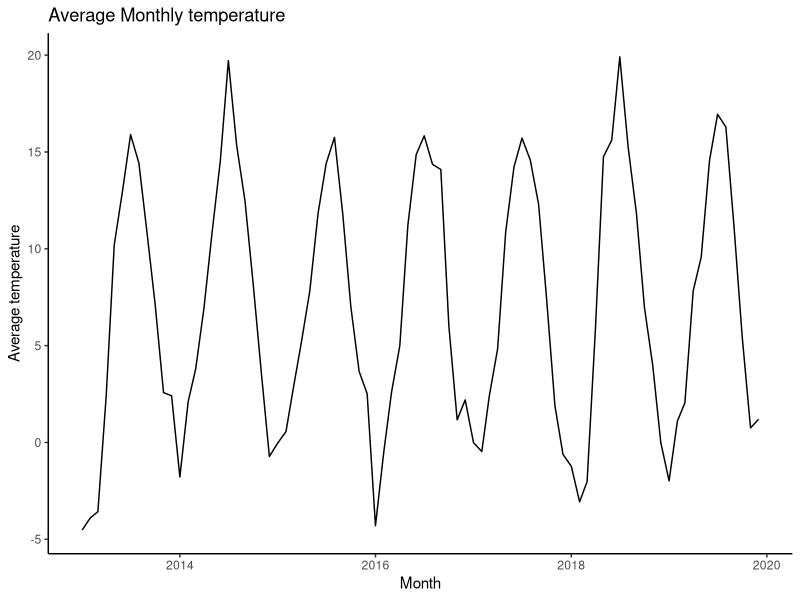
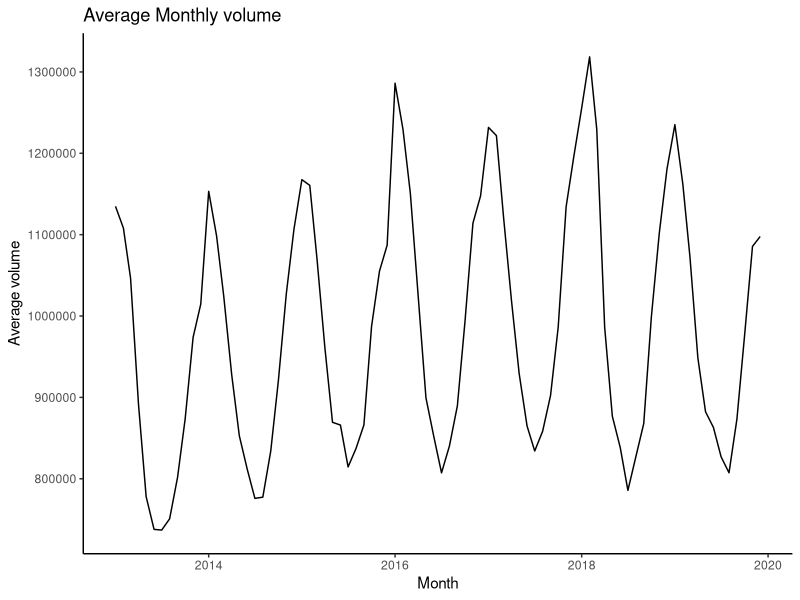
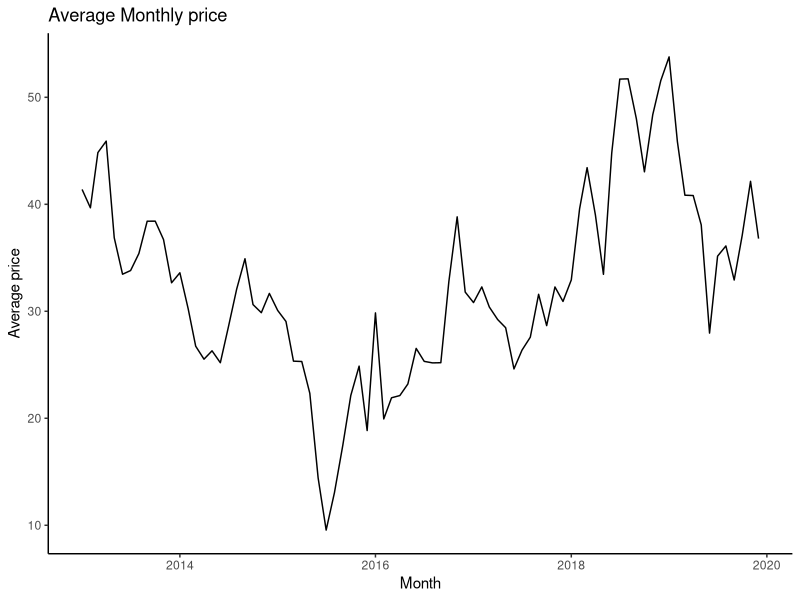
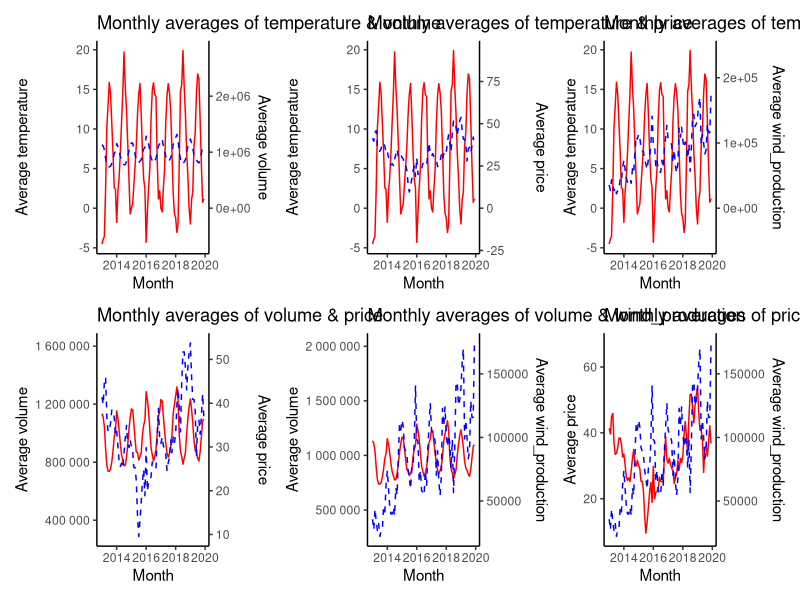

R code for these plots, in order:
## ---- chunk 1
# Loading required packages.
library(tidyverse)  # loads ggplot2, dplyr, readr
library(lubridate)  # for date/time manipulation
library(patchwork)  # to combine plots into a single plot
## ---- chunk 2
# Loading in the data
df <- read_csv("elmarket_13_19.csv")
## ---- chunk 3
# Creating a function that plots the average monthly data of a specified variable.
plot_avg_monthly <- function(data, variable) {
  
  # Check if the specified variable is valid
  if (variable %in% names(data)) {
    
    # Extract year and month, calculate the average per month
    avg_data <- data %>%
      mutate(year_month = floor_date(date, "month")) %>%
      group_by(year_month) %>%
      summarise(avg_var = mean(get(variable), na.rm = TRUE))
    
    # Plot
    p <- ggplot(avg_data, aes(x = year_month, y = avg_var)) +
      geom_line() +
      labs(y = paste("Average", variable),
           x = "Month",
           title = paste("Average Monthly", variable)) +
      theme_classic()
    return(p)
    
  # If the specified variable is invalid  
  } else {
    stop("Invalid variable name. Choose a variable present in the data frame.")
  }
}
## ---- chunk 4
# Create a loop that creates plots of specified variables

# List of variables that we want to visualize monthly data
variable_list <- c("temperature", "volume", "price", "wind_production")

# Initialized list to store the plot objects
plot_list <- list()

# Looping through the variable list and applying the plot function for each variable
for (i in variable_list) {
  p <- plot_avg_monthly(data = df, variable = i)  # calling the monthly plot function
  plot_list[[i]] <- p                             # storing the plot in a list making it accessible later                 
}
## ---- chunk 5
# Plot monthly average temperature
plot_list$temperature
## ---- chunk 6
# Plot monthly average volume
plot_list$volume
## ---- chunk 7
# Plot monthly average price
plot_list$price
## ---- chunk 8
# Plot monthly average wind production
plot_list$wind_production. 
## ---- chunk 9
# Create a function that handles multiple variables and creates single plot
plot_avg_monthly_multi <- function(data, variables) {
  
  # Check if the specified variable is valid
  if (all(variables %in% names(data))) {
    
    # Extract year and month, calculate the average per month of both variables
    avg_data <- data %>%
      mutate(year_month = floor_date(date, "month")) %>%
      group_by(year_month) %>%
      summarise(avg_var1 = mean(get(variables[1]), na.rm = TRUE),
                avg_var2 = mean(get(variables[2]), na.rm = TRUE), 
                .groups = "drop")
    
    # Compute a scaling factor to map both variables onto a similar scale
    scale_factor <- mean(avg_data$avg_var1, na.rm = TRUE) / 
                    mean(avg_data$avg_var2, na.rm = TRUE)
    
    # Plot
    p <- ggplot(avg_data, aes(x = year_month)) +
      geom_line(aes(y = avg_var1), color = "red") +
      geom_line(aes(y = avg_var2 * scale_factor), color = "blue", linetype = "dashed") +
      scale_y_continuous(
        name = paste("Average", variables[1]),
        sec.axis = sec_axis(~. / scale_factor, name = paste("Average", variables[2])),
        labels = scales::number
      ) +
      labs(
        x = "Month",
        title = paste("Monthly averages of", paste(variables, collapse = " & "))
      ) +
      theme_classic()
    return(p)
    
  # If the specified variable is invalid  
  } else {
    stop("Invalid variable name. Choose variables present in the data frame.")
  }
}
## ---- chunk 10
# Plot relationship between variables

# Initialize empty list
plot_list_multi <- list()

# Loop over variables and store comparison plots in list
for (i in 1:(length(variable_list) - 1)) {
  for (j in (i + 1):length(variable_list)) {
    current_vars <- c(variable_list[i], variable_list[j])
    p <- plot_avg_monthly_multi(df, current_vars)
    plot_name <- paste(current_vars, collapse = "_vs_")
    plot_list_multi[[plot_name]] <- p
  }
}
## ---- chunk 11
# Combine multi variable plots into a single plot
combined_plot <- wrap_plots(plot_list_multi, ncol = 3)
print(combined_plot)
